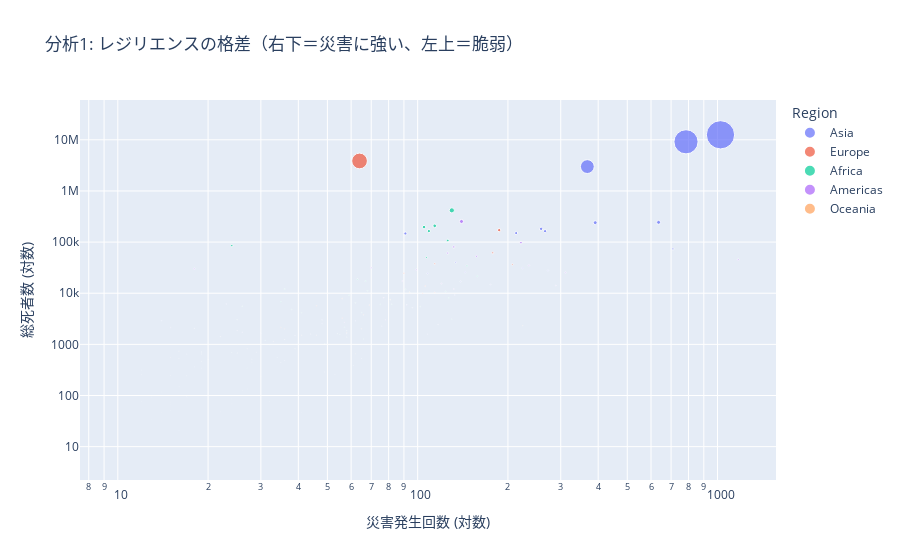
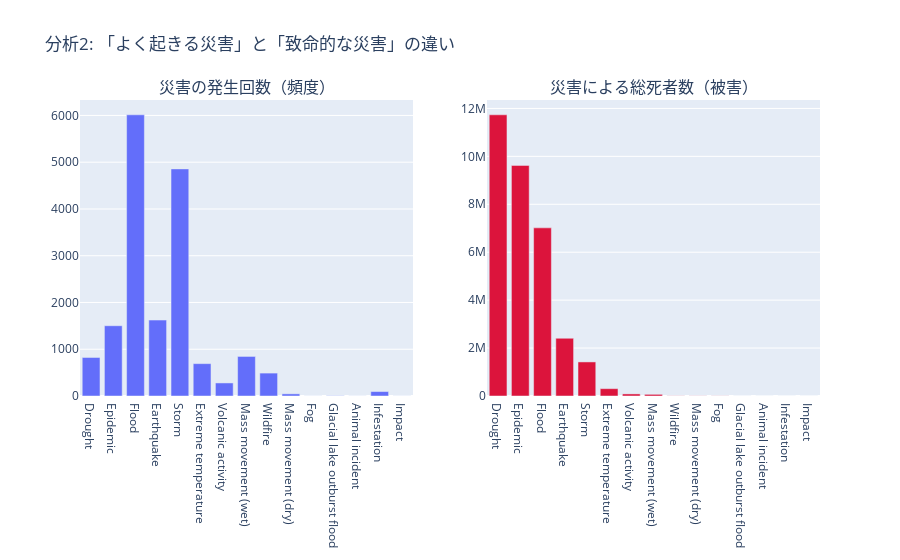

The notebook cell saved with these charts, in order:
### Code cell
import pandas as pd
import plotly.express as px
import plotly.graph_objects as go
from plotly.subplots import make_subplots

# 1. データ読み込みと前処理
df = pd.read_csv('emdat.csv')
# 死者数の欠損値を0にして数値化
df['Total Deaths'] = pd.to_numeric(df['Total Deaths'], errors='coerce').fillna(0)

# --- 分析1: 国別の「頻度 vs 被害」散布図 ---

# 国ごとに集計
country_stats = df.groupby(['Country', 'Region']).agg(
    Freq=('Disaster Type', 'count'),
    Deaths=('Total Deaths', 'sum')
).reset_index()

# ノイズを減らすため、発生回数が10回以上の国に絞る
filtered_stats = country_stats[country_stats['Freq'] >= 10]

fig1 = px.scatter(
    filtered_stats,
    x="Freq",
    y="Deaths",
    color="Region",             # 地域で色分け
    size="Deaths",              # バブルの大きさは死者数
    hover_name="Country",       # マウスオーバーで国名表示
    log_x=True,                 # 桁が違うため対数軸を使用
    log_y=True,
    title="分析1: レジリエンスの格差（右下＝災害に強い、左上＝脆弱）",
    labels={"Freq": "災害発生回数 (対数)", "Deaths": "総死者数 (対数)"}
)

# 基準線（平均的なライン）を追加して見やすくするオプション
# fig1.add_shape(type="line", x0=10, y0=100, x1=1000, y1=1000000, line=dict(color="Gray", dash="dot"))

fig1.show()

# --- 分析2: 災害タイプ別の「頻度 vs 死者」比較 ---

# タイプごとに集計
type_stats = df.groupby('Disaster Type').agg(
    Freq=('Disaster Type', 'count'),
    Deaths=('Total Deaths', 'sum')
).reset_index().sort_values('Deaths', ascending=False) # 死者数順にソート

# 2つのグラフを並べる（サブプロット）
fig2 = make_subplots(
    rows=1, cols=2, 
    subplot_titles=("災害の発生回数（頻度）", "災害による総死者数（被害）")
)

# 左のグラフ：発生回数
fig2.add_trace(
    go.Bar(x=type_stats['Disaster Type'], y=type_stats['Freq'], name='発生回数'),
    row=1, col=1
)

# 右のグラフ：死者数（赤色で強調）
fig2.add_trace(
    go.Bar(x=type_stats['Disaster Type'], y=type_stats['Deaths'], name='総死者数', marker_color='crimson'),
    row=1, col=2
)

fig2.update_layout(
    title_text="分析2: 「よく起きる災害」と「致命的な災害」の違い",
    showlegend=False
)

fig2.show()

### Figure 1 — Plotly figure (JSON) as saved in the notebook; plotly's stock layout.template omitted (floating-point values rounded to 4 significant figures)
{"data": [{"hovertemplate": "<b>%{hovertext}</b><br><br>Region=Asia<br>災害発生回数 (対数)=%{x}<br>総死者数 (対数)=%{marker.size}<extra></extra>", "hovertext": ["Afghanistan", "Armenia", "Azerbaijan", "Bangladesh", "Bhutan", "Cambodia", "China", "China, Hong Kong Special Administrative Region", "Cyprus", "Democratic People's Republic of Korea", "Georgia", "India", "Indonesia", "Iran (Islamic Republic of)", "Iraq", "Israel", "Japan", "Jordan", "Kazakhstan", "Kyrgyzstan", "Lao People's Democratic Republic", "Lebanon", "Malaysia", "Mongolia", "Myanmar", "Nepal", "Oman", "Pakistan", "Philippines", "Republic of Korea", "Saudi Arabia", "Sri Lanka", "Syrian Arab Republic", "Taiwan (Province of China)", "Tajikistan", "Thailand", "Timor-Leste", "Türkiye", "Uzbekistan", "Viet Nam", "Yemen"], "legendgroup": "Asia", "marker": {"color": "#636efa", "size": [31100.0, 2899.0, 68.0, 2994000.0, 314.0, 2554.0, 12520000.0, 24360.0, 362.0, 3017.0, 94.0, 9138000.0, 243400.0, 163500.0, 233.0, 144.0, 239800.0, 648.0, 703.0, 483.0, 1617.0, 645.0, 1589.0, 1590.0, 147600.0, 25770.0, 343.0, 181700.0, 73630.0, 9205.0, 1647.0, 40150.0, 6150.0, 16990.0, 2276.0, 14680.0, 93.0, 150100.0, 104.0, 27680.0, 2865.0], "sizemode": "area", "sizeref": 31310.0, "symbol": "circle"}, "mode": "markers", "name": "Asia", "orientation": "v", "showlegend": true, "type": "scatter", "x": [224, 14, 15, 368, 12, 48, 1023, 108, 18, 48, 29, 785, 636, 266, 30, 20, 391, 19, 29, 36, 58, 17, 108, 44, 91, 144, 19, 258, 710, 133, 30, 134, 23, 139, 76, 175, 13, 213, 10, 272, 62], "xaxis": "x", "y": [31100.0, 2899.0, 68.0, 2994000.0, 314.0, 2554.0, 12520000.0, 24360.0, 362.0, 3017.0, 94.0, 9138000.0, 243400.0, 163500.0, 233.0, 144.0, 239800.0, 648.0, 703.0, 483.0, 1617.0, 645.0, 1589.0, 1590.0, 147600.0, 25770.0, 343.0, 181700.0, 73630.0, 9205.0, 1647.0, 40150.0, 6150.0, 16990.0, 2276.0, 14680.0, 93.0, 150100.0, 104.0, 27680.0, 2865.0], "yaxis": "y"}, {"hovertemplate": "<b>%{hovertext}</b><br><br>Region=Europe<br>災害発生回数 (対数)=%{x}<br>総死者数 (対数)=%{marker.size}<extra></extra>", "hovertext": ["Albania", "Austria", "Belarus", "Belgium", "Bosnia and Herzegovina", "Bulgaria", "Croatia", "Czechia", "Denmark", "France", "Germany", "Germany Federal Republic", "Greece", "Hungary", "Iceland", "Ireland", "Italy", "Latvia", "Lithuania", "Luxembourg", "Netherlands (Kingdom of the)", "North Macedonia", "Norway", "Poland", "Portugal", "Republic of Moldova", "Romania", "Russian Federation", "Serbia", "Serbia Montenegro", "Slovakia", "Slovenia", "Soviet Union", "Spain", "Sweden", "Switzerland", "Ukraine", "United Kingdom of Great Britain and Northern Ireland", "Yugoslavia"], "legendgroup": "Europe", "marker": {"color": "#EF553B", "size": [1518.0, 1721.0, 74.0, 5868.0, 77.0, 3268.0, 2161.0, 1249.0, 468.0, 36470.0, 24510.0, 501.0, 10330.0, 2018.0, 51.0, 134.0, 171400.0, 255.0, 732.0, 247.0, 5662.0, 69.0, 148.0, 3775.0, 7864.0, 93.0, 9988.0, 61680.0, 1137.0, 21.0, 817.0, 551.0, 3857000.0, 37570.0, 96.0, 2011.0, 1517.0, 13800.0, 1413.0], "sizemode": "area", "sizeref": 31310.0, "symbol": "circle"}, "mode": "markers", "name": "Europe", "orientation": "v", "showlegend": true, "type": "scatter", "x": [46, 58, 15, 69, 32, 56, 35, 36, 19, 207, 90, 20, 114, 36, 15, 27, 187, 12, 16, 15, 46, 24, 16, 66, 56, 17, 104, 178, 33, 16, 27, 15, 64, 114, 17, 65, 41, 106, 22], "xaxis": "x", "y": [1518.0, 1721.0, 74.0, 5868.0, 77.0, 3268.0, 2161.0, 1249.0, 468.0, 36470.0, 24510.0, 501.0, 10330.0, 2018.0, 51.0, 134.0, 171400.0, 255.0, 732.0, 247.0, 5662.0, 69.0, 148.0, 3775.0, 7864.0, 93.0, 9988.0, 61680.0, 1137.0, 21.0, 817.0, 551.0, 3857000.0, 37570.0, 96.0, 2011.0, 1517.0, 13800.0, 1413.0], "yaxis": "y"}, {"hovertemplate": "<b>%{hovertext}</b><br><br>Region=Africa<br>災害発生回数 (対数)=%{x}<br>総死者数 (対数)=%{marker.size}<extra></extra>", "hovertext": ["Algeria", "Angola", "Benin", "Botswana", "Burkina Faso", "Burundi", "Cabo Verde", "Cameroon", "Central African Republic", "Chad", "Comoros", "Congo", "Côte d’Ivoire", "Democratic Republic of the Congo", "Djibouti", "Egypt", "Eswatini", "Ethiopia", "Gabon", "Gambia", "Ghana", "Guinea", "Guinea-Bissau", "Kenya", "Lesotho", "Liberia", "Madagascar", "Malawi", "Mali", "Mauritania", "Mauritius", "Morocco", "Mozambique", "Namibia", "Niger", "Nigeria", "Rwanda", "Réunion", "Senegal", "Sierra Leone", "Somalia", "South Africa", "South Sudan", "Sudan", "Togo", "Tunisia", "Uganda", "United Republic of Tanzania", "Zambia", "Zimbabwe"], "legendgroup": "Africa", "marker": {"color": "#00cc96", "size": [11950.0, 6050.0, 1618.0, 698.0, 17300.0, 1277.0, 85300.0, 6500.0, 1022.0, 11130.0, 678.0, 4809.0, 988.0, 21630.0, 344.0, 12100.0, 709.0, 417300.0, 117.0, 442.0, 1854.0, 4143.0, 3044.0, 8123.0, 125.0, 5567.0, 5498.0, 6093.0, 4184.0, 288.0, 85.0, 18820.0, 107500.0, 555.0, 196600.0, 34480.0, 1387.0, 243.0, 1559.0, 6761.0, 50250.0, 3111.0, 510.0, 164200.0, 1199.0, 987.0, 207800.0, 10810.0, 2165.0, 9144.0], "sizemode": "area", "sizeref": 31310.0, "symbol": "circle"}, "mode": "markers", "name": "Africa", "orientation": "v", "showlegend": true, "type": "scatter", "x": [91, 75, 54, 24, 67, 66, 24, 62, 49, 68, 25, 38, 32, 158, 27, 36, 19, 130, 14, 35, 58, 41, 25, 127, 26, 26, 102, 82, 65, 49, 24, 63, 126, 34, 105, 146, 58, 17, 55, 35, 107, 130, 28, 109, 31, 25, 114, 124, 57, 59], "xaxis": "x", "y": [11950.0, 6050.0, 1618.0, 698.0, 17300.0, 1277.0, 85300.0, 6500.0, 1022.0, 11130.0, 678.0, 4809.0, 988.0, 21630.0, 344.0, 12100.0, 709.0, 417300.0, 117.0, 442.0, 1854.0, 4143.0, 3044.0, 8123.0, 125.0, 5567.0, 5498.0, 6093.0, 4184.0, 288.0, 85.0, 18820.0, 107500.0, 555.0, 196600.0, 34480.0, 1387.0, 243.0, 1559.0, 6761.0, 50250.0, 3111.0, 510.0, 164200.0, 1199.0, 987.0, 207800.0, 10810.0, 2165.0, 9144.0], "yaxis": "y"}, {"hovertemplate": "<b>%{hovertext}</b><br><br>Region=Americas<br>災害発生回数 (対数)=%{x}<br>総死者数 (対数)=%{marker.size}<extra></extra>", "hovertext": ["Anguilla", "Antigua and Barbuda", "Argentina", "Bahamas", "Barbados", "Belize", "Bolivia (Plurinational State of)", "Brazil", "Canada", "Chile", "Colombia", "Costa Rica", "Cuba", "Dominica", "Dominican Republic", "Ecuador", "El Salvador", "Grenada", "Guadeloupe", "Guatemala", "Guyana", "Haiti", "Honduras", "Jamaica", "Martinique", "Mexico", "Nicaragua", "Panama", "Paraguay", "Peru", "Puerto Rico", "Saint Kitts and Nevis", "Saint Lucia", "Saint Vincent and the Grenadines", "Trinidad and Tobago", "United States of America", "Uruguay", "Venezuela (Bolivarian Republic of)"], "legendgroup": "Americas", "marker": {"color": "#ab63fa", "size": [9.0, 13.0, 12060.0, 450.0, 62.0, 1860.0, 2432.0, 14120.0, 52760.0, 60940.0, 34880.0, 2998.0, 5207.0, 2140.0, 5902.0, 15420.0, 8148.0, 53.0, 2054.0, 80330.0, 34.0, 253200.0, 28820.0, 2683.0, 30100.0, 25250.0, 17310.0, 524.0, 386.0, 97380.0, 1499.0, 6.0, 48.0, 1722.0, 47.0, 45550.0, 46.0, 31490.0], "sizemode": "area", "sizeref": 31310.0, "symbol": "circle"}, "mode": "markers", "name": "Americas", "orientation": "v", "showlegend": true, "type": "scatter", "x": [11, 13, 132, 28, 15, 25, 117, 289, 157, 126, 235, 78, 96, 15, 92, 120, 77, 10, 18, 132, 13, 140, 99, 57, 18, 311, 89, 65, 61, 221, 39, 11, 22, 26, 14, 1172, 41, 70], "xaxis": "x", "y": [9.0, 13.0, 12060.0, 450.0, 62.0, 1860.0, 2432.0, 14120.0, 52760.0, 60940.0, 34880.0, 2998.0, 5207.0, 2140.0, 5902.0, 15420.0, 8148.0, 53.0, 2054.0, 80330.0, 34.0, 253200.0, 28820.0, 2683.0, 30100.0, 25250.0, 17310.0, 524.0, 386.0, 97380.0, 1499.0, 6.0, 48.0, 1722.0, 47.0, 45550.0, 46.0, 31490.0], "yaxis": "y"}, {"hovertemplate": "<b>%{hovertext}</b><br><br>Region=Oceania<br>災害発生回数 (対数)=%{x}<br>総死者数 (対数)=%{marker.size}<extra></extra>", "hovertext": ["Australia", "Cook Islands", "Fiji", "Guam", "Marshall Islands", "Micronesia (Federated States of)", "New Caledonia", "New Zealand", "Papua New Guinea", "Samoa", "Solomon Islands", "Tonga", "Vanuatu"], "legendgroup": "Oceania", "marker": {"color": "#FFA15A", "size": [2310.0, 32.0, 651.0, 20.0, 6.0, 77.0, 18.0, 7445.0, 10460.0, 534.0, 820.0, 31.0, 254.0], "sizemode": "area", "sizeref": 31310.0, "symbol": "circle"}, "mode": "markers", "name": "Oceania", "orientation": "v", "showlegend": true, "type": "scatter", "x": [224, 14, 62, 11, 10, 12, 17, 81, 94, 16, 39, 25, 53], "xaxis": "x", "y": [2310.0, 32.0, 651.0, 20.0, 6.0, 77.0, 18.0, 7445.0, 10460.0, 534.0, 820.0, 31.0, 254.0], "yaxis": "y"}], "layout": {"legend": {"itemsizing": "constant", "title": {"text": "Region"}, "tracegroupgap": 0}, "title": {"text": "分析1: レジリエンスの格差（右下＝災害に強い、左上＝脆弱）"}, "xaxis": {"anchor": "y", "domain": [0, 1], "title": {"text": "災害発生回数 (対数)"}, "type": "log"}, "yaxis": {"anchor": "x", "domain": [0, 1], "title": {"text": "総死者数 (対数)"}, "type": "log"}}}

### Figure 2 — Plotly figure (JSON) as saved in the notebook; plotly's stock layout.template omitted (floating-point values rounded to 4 significant figures)
{"data": [{"name": "発生回数", "type": "bar", "x": ["Drought", "Epidemic", "Flood", "Earthquake", "Storm", "Extreme temperature", "Volcanic activity", "Mass movement (wet)", "Wildfire", "Mass movement (dry)", "Fog", "Glacial lake outburst flood", "Animal incident", "Infestation", "Impact"], "xaxis": "x", "y": [824, 1503, 6014, 1624, 4857, 692, 279, 846, 490, 46, 1, 5, 1, 95, 1], "yaxis": "y"}, {"marker": {"color": "crimson"}, "name": "総死者数", "type": "bar", "x": ["Drought", "Epidemic", "Flood", "Earthquake", "Storm", "Extreme temperature", "Volcanic activity", "Mass movement (wet)", "Wildfire", "Mass movement (dry)", "Fog", "Glacial lake outburst flood", "Animal incident", "Infestation", "Impact"], "xaxis": "x2", "y": [11730000.0, 9623000.0, 7017000.0, 2410000.0, 1422000.0, 306300.0, 86940.0, 69390.0, 5349.0, 4502.0, 4000.0, 439.0, 12.0, 0.0, 0.0], "yaxis": "y2"}], "layout": {"annotations": [{"font": {"size": 16}, "showarrow": false, "text": "災害の発生回数（頻度）", "x": 0.225, "xanchor": "center", "xref": "paper", "y": 1, "yanchor": "bottom", "yref": "paper"}, {"font": {"size": 16}, "showarrow": false, "text": "災害による総死者数（被害）", "x": 0.775, "xanchor": "center", "xref": "paper", "y": 1, "yanchor": "bottom", "yref": "paper"}], "showlegend": false, "title": {"text": "分析2: 「よく起きる災害」と「致命的な災害」の違い"}, "xaxis": {"anchor": "y", "domain": [0, 0.45]}, "xaxis2": {"anchor": "y2", "domain": [0.55, 1]}, "yaxis": {"anchor": "x", "domain": [0, 1]}, "yaxis2": {"anchor": "x2", "domain": [0, 1]}}}
